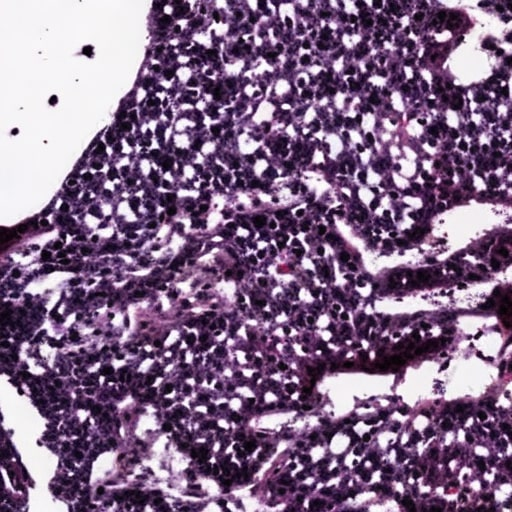
#> input picture DreamboothLoRA_P/LU.ruAD_black_formalin_origin/image_0.jpg, 512 x 512 px
$ python -i tiling_batch.py   (imports and definitions only)
#> lines starting #> are read from the running program, lines starting #| are printed output that depends on the picture; after the words box and inside, x2 and y2 are one past the last pixel; in counts of white or black regions, pixels touching at a corner belong together
# Description: This script processes whole-slide images to extract useful patches.
# The script takes a CSV file containing the paths to the WSIs and processes them
# to extract useful patches. The script saves the coordinates of the useful patches
# in an HDF5 file and also saves a visual mask of the tissue regions in the WSI.
# The script uses OpenSlide to read the WSIs and SimpleITK to read the OME-TIFF files.

import os
import numpy as np
import cv2
import openslide
import SimpleITK
import h5py
import pandas as pd
from skimage.filters import threshold_otsu
import argparse
import matplotlib.pyplot as plt

# Define function to visualize images
# [58 lines left out: functions display_image, compute_patch_size, save_coords_h5, save_coords_h5_modified, get_thumbnail, get_thumbnail_png, not called in this run]

def get_tissue_mask(img_RGB):
    img_RGB[np.all(img_RGB <= (50, 50, 50), axis=-1)] = (255, 255, 255)
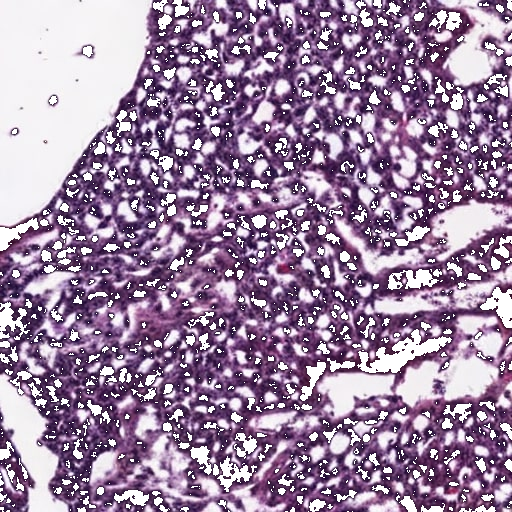
#> img_RGB: shape (512, 512, 3); mean R, G, B 155.5, 131.8, 160.3
    img = img_RGB
    img_hsv = cv2.cvtColor(img, cv2.COLOR_RGB2HSV)
#> img_hsv: shape (512, 512, 3); mean H, S, V 127.2, 73, 160.9
    img_med = cv2.medianBlur(img_hsv[:, :, 1], 11)
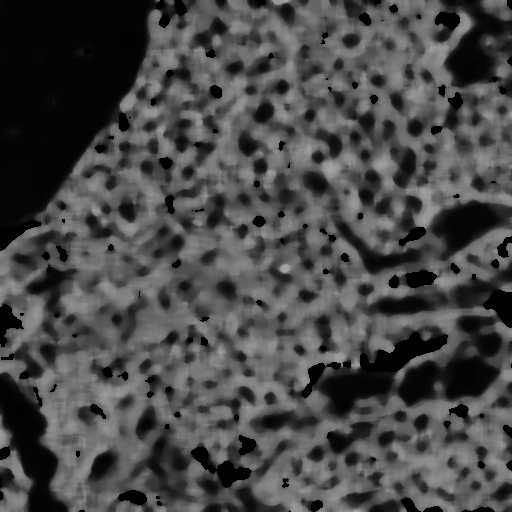
#> img_med: shape (512, 512); min 0, max 169, mean 71.9
    _, img_otsu = cv2.threshold(img_med, 15, 255, cv2.THRESH_BINARY)
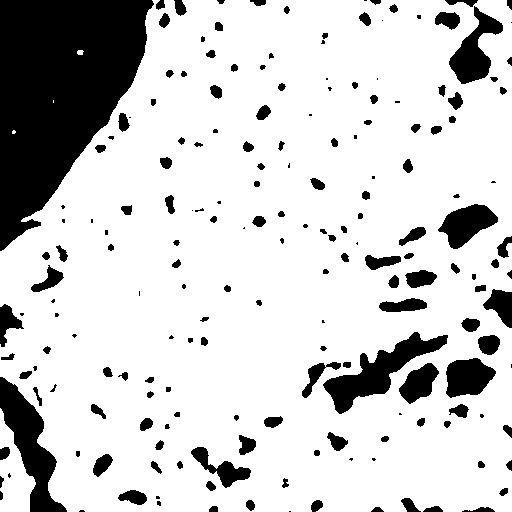
#> img_otsu: shape (512, 512); 80.9% white; 191 black regions (47 under 20 px), largest, box (x1, y1, x2, y2) and area: (0, 0, 154, 251) 23939, (0, 377, 67, 512) 3499, (323, 332, 448, 414) 3207
    tissue_mask = img_otsu.astype(np.uint8)
    return tissue_mask

# [45 lines left out: functions extract_useful_patches, save_visual_mask, compute_coords_single, not called in this run]

def get_result_dirs(result_root):
    patch_coord_dir = os.path.join(result_root, 'patch_coord')
    patch_feature_dir = os.path.join(result_root, 'patch_feature')
    visual_mask_dir = os.path.join(result_root, 'visual_mask')
    visual_stitch_dir = os.path.join(result_root, 'visual_stitch')

    if not os.path.isdir(patch_coord_dir):
        os.makedirs(patch_coord_dir)
    if not os.path.isdir(patch_feature_dir):
        os.makedirs(patch_feature_dir)
    if not os.path.isdir(visual_mask_dir):
        os.makedirs(visual_mask_dir)
    if not os.path.isdir(visual_stitch_dir):
        os.makedirs(visual_stitch_dir)

    return patch_coord_dir, patch_feature_dir, visual_mask_dir, visual_stitch_dir

# [8 lines left out: function process_all_ws_images, not called in this run]


def get_args():
    parser = argparse.ArgumentParser(description='Process Whole-Slide Images.')
    parser.add_argument('--target_mpp', type=float, default=1, help='Target microns per pixel.')
    parser.add_argument('--patch_size', type=int, default=224, help='Size of the patch.')
    parser.add_argument('--downsample', type=int, default=16, help='Downsample rate for processing.')
    parser.add_argument('--threshold', type=float, default=0.15, help='Threshold for patch selection.')
    parser.add_argument('--num_worker', type=int, default=20, help='Number of workers for parallel processing.')
    parser.add_argument('--save_root', type=str, help='Root directory for saving results.')
    parser.add_argument('--wsi_path', type=str, help='Path to the WSI files.')
    parser.add_argument('--csv_path', type=str, help='Path to the CSV file containing WSI paths.')
    parser.add_argument('--n_part', type=int, default=1, help='Total parts to divide the dataset.')
    parser.add_argument('--part', type=int, default=0, help='Specific part to process.')
    parser.add_argument('--column', type=str, default='WSI_path', help='Column name in the CSV where WSI paths are stored.')
    return parser.parse_args()

#args = Args()
args = get_args()

# Get WSI path list
# [1 line that did not run here, left out]
# [1 line that did not run here, left out]
# print(wsi_path_list)
# Create storage space
# [1 line that did not run here, left out]

# Process a single WSI file
# compute_coords_single(wsi_path_list[0], patch_coord_dir, visual_mask_dir, visual_stitch_dir, args)
# [1 line not run here, left out]

>>> import cv2
>>> picture = cv2.cvtColor(cv2.imread('../../DreamboothLoRA_P/LU.ruAD_black_formalin_origin/image_0.jpg'), cv2.COLOR_BGR2RGB)
>>> result = get_tissue_mask(picture)

$ run again, on DreamboothLoRA_P/LU.ruAD_black_formalin_origin/image_2.jpg
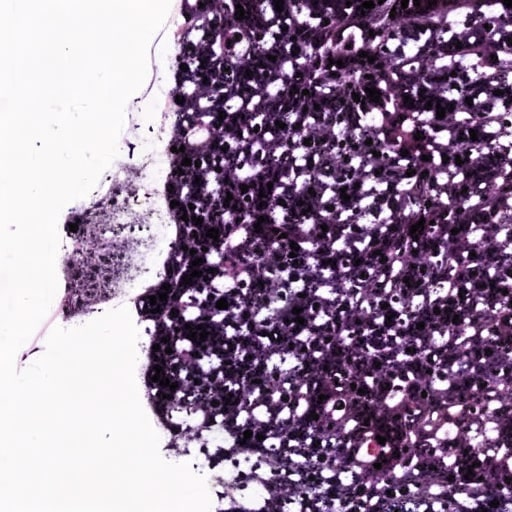
#> input picture DreamboothLoRA_P/LU.ruAD_black_formalin_origin/image_2.jpg, 512 x 512 px
#> img_hsv: shape (512, 512, 3); mean H, S, V 131.8, 61.4, 178.3
#> in get_tissue_mask, `img_med = cv2.medianBlur(img_hsv[:, :, 1], 11)`:
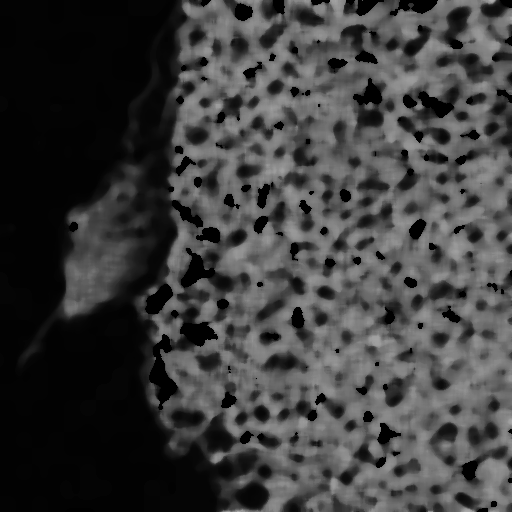
#> img_med: shape (512, 512); min 0, max 173, mean 61
#> in get_tissue_mask, `_, img_otsu = cv2.threshold(img_med, 15, 255, cv2.THRESH_BINARY)`:
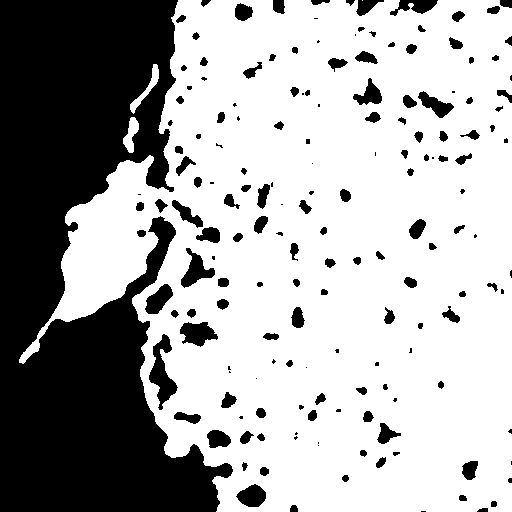
#> img_otsu: shape (512, 512); 66.5% white; 170 black regions (47 under 20 px), largest, box (x1, y1, x2, y2) and area: (0, 0, 233, 512) 73810, (149, 334, 178, 410) 945, (180, 322, 218, 347) 611

$ run again, on DreamboothLoRA_P/LU.ruAD_black_formalin_origin/image_3.jpg
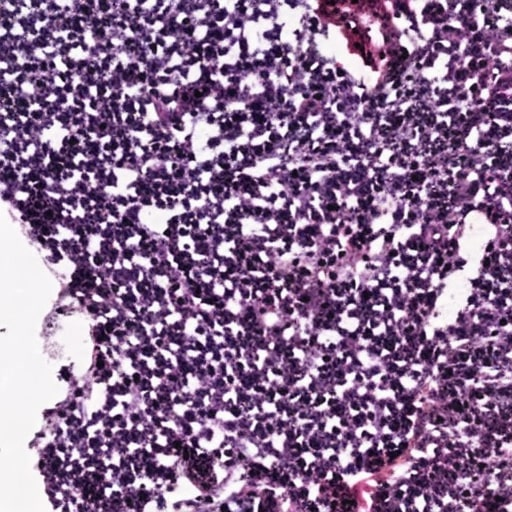
#> input picture DreamboothLoRA_P/LU.ruAD_black_formalin_origin/image_3.jpg, 512 x 512 px
#> img_hsv: shape (512, 512, 3); mean H, S, V 139.3, 83.3, 154.9
#> in get_tissue_mask, `img_med = cv2.medianBlur(img_hsv[:, :, 1], 11)`:
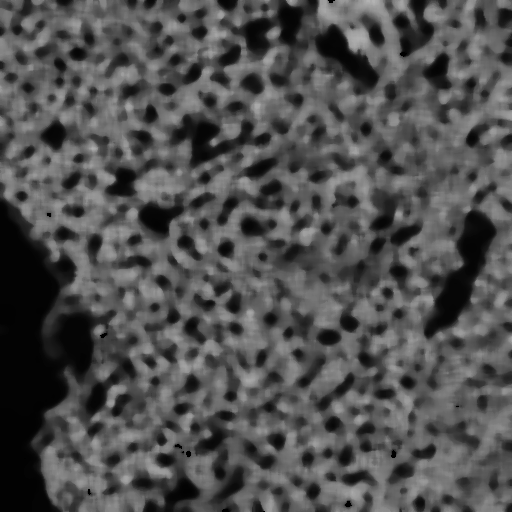
#> img_med: shape (512, 512); min 0, max 179, mean 80.4
#> in get_tissue_mask, `_, img_otsu = cv2.threshold(img_med, 15, 255, cv2.THRESH_BINARY)`:
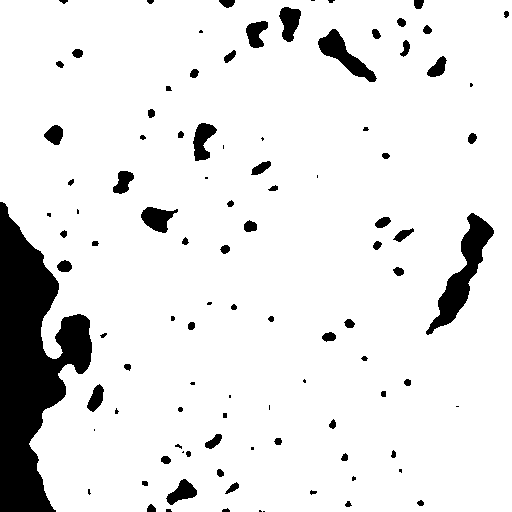
#> img_otsu: shape (512, 512); 90.3% white; 101 black regions (29 under 20 px), largest, box (x1, y1, x2, y2) and area: (0, 202, 92, 512) 14940, (426, 213, 494, 335) 2420, (318, 29, 377, 82) 1063
